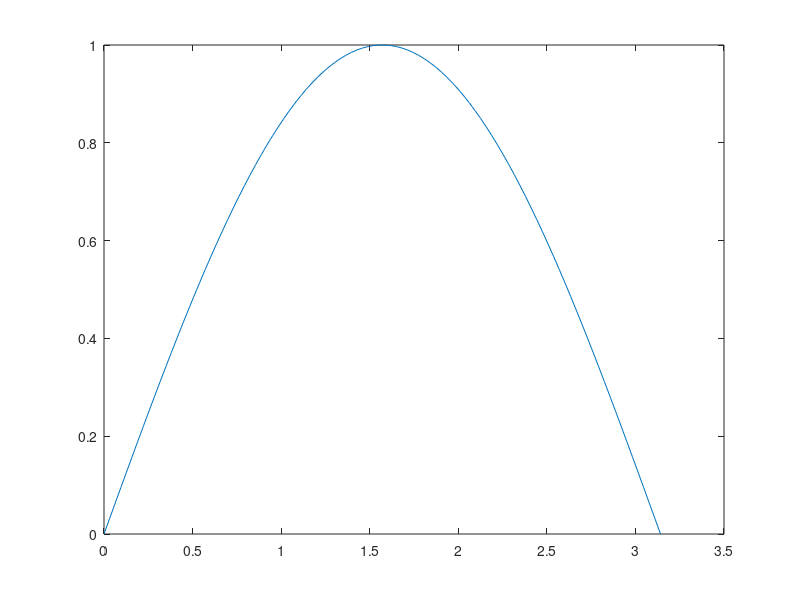
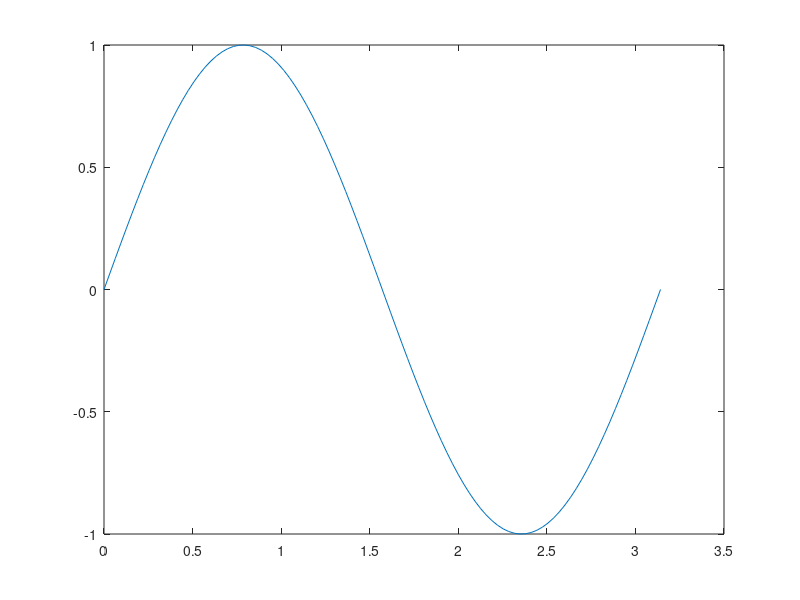
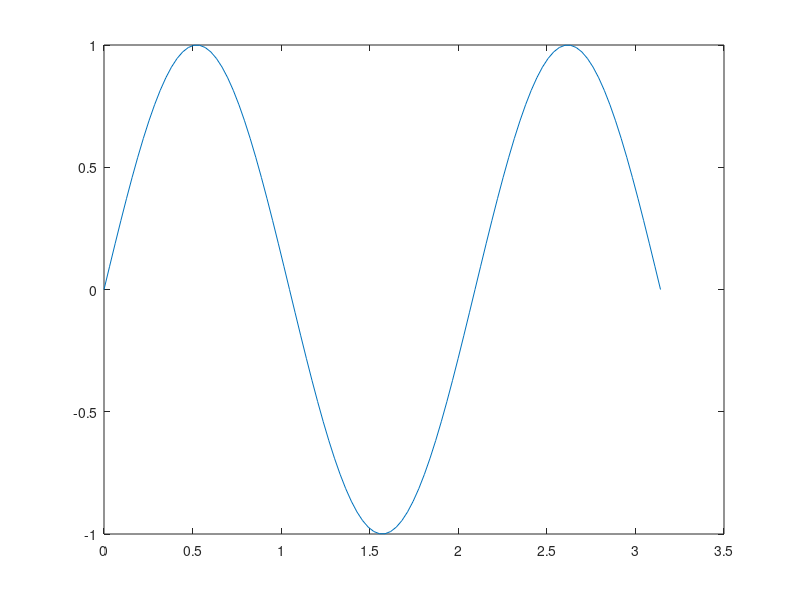
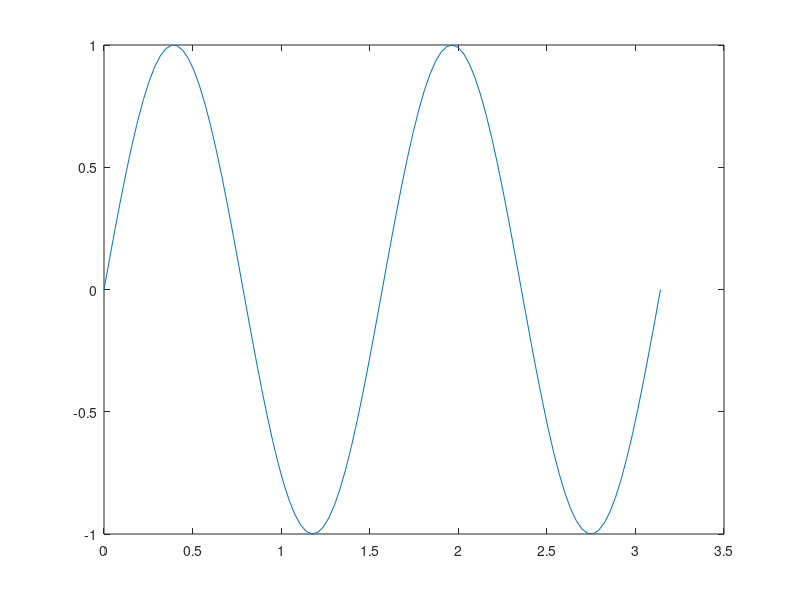

Reproduce these figures in MATLAB, in order.
for i=10:-1:1
   i-9 
end

t=linspace(0,pi);

for i=1:8
    
    figure(i)
    plot(t,sin(i*t))
%     strcat('y',num2str(i))  %=sin(i*t);
    
    figure(11)
    plot(t,sin(i*t)+2*i)
    hold on
end
    